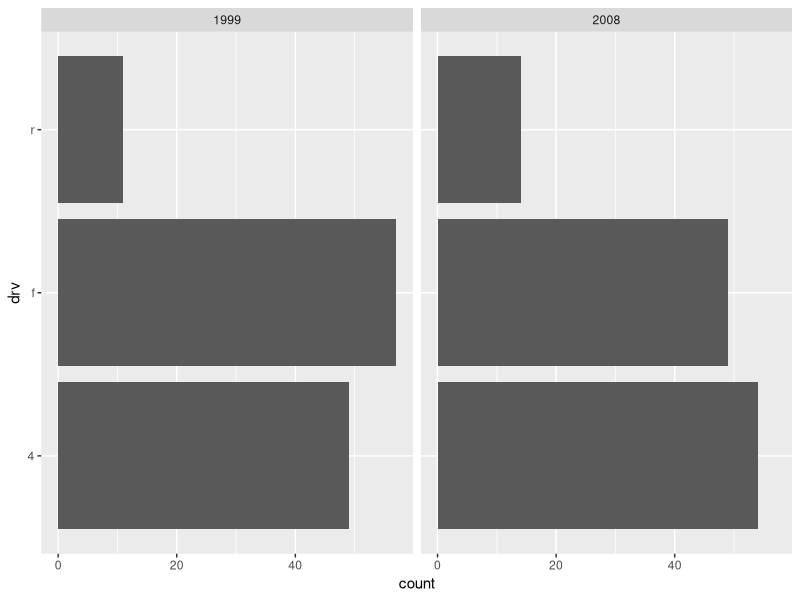

Reproduce this figure in R.
# r2py crawler metadata
# package: ggplot2
# source_type: vignette
# topic: ggplot2-in-packages_s8
# source_file: C:\Users\bened\AppData\Local\R\win-library\4.5\ggplot2\doc\ggplot2-in-packages.R
# lines: 8

suppressPackageStartupMessages(library(ggplot2))
col_summary <- function(df, col, by) {
  ggplot(df) + 
    geom_bar(aes(y = .data[[col]])) + 
    facet_wrap(vars(.data[[by]]))
}

col_summary(mpg, "drv", "year")
